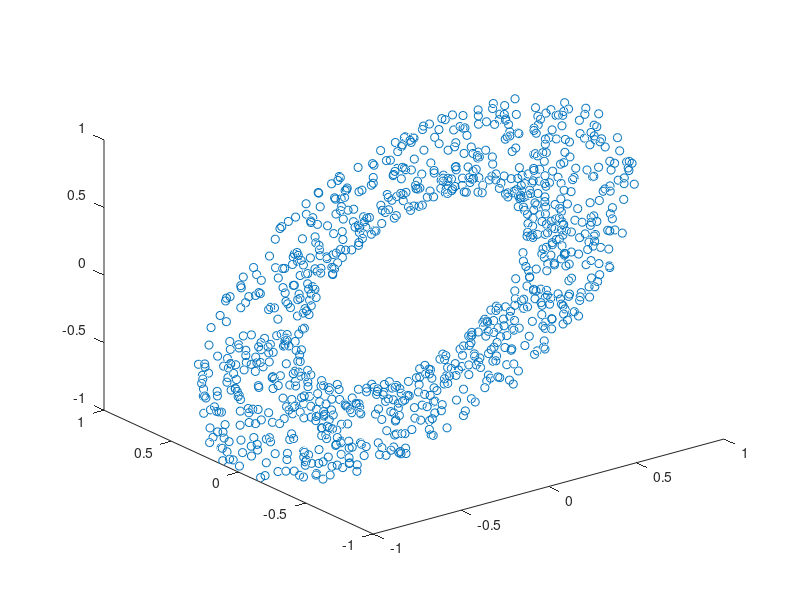

Write MATLAB code to recreate this figure. (Note: this script raises an error after producing the figure.)
r = rand(1000, 1);
rr = 0.5 + 0.5*rand(1000, 1);

x = rr .* cos( r * 2 * pi );
y = rr .* sin( r * 2 * pi );
z = x;

figure
plot3(x,y,z,'o')

out = PCA([x,y,z], 2);

coeff = pca([x,y,z]);
new = [x,y,z] * coeff;

figure
plot(new(:,1), new(:,2), '+')